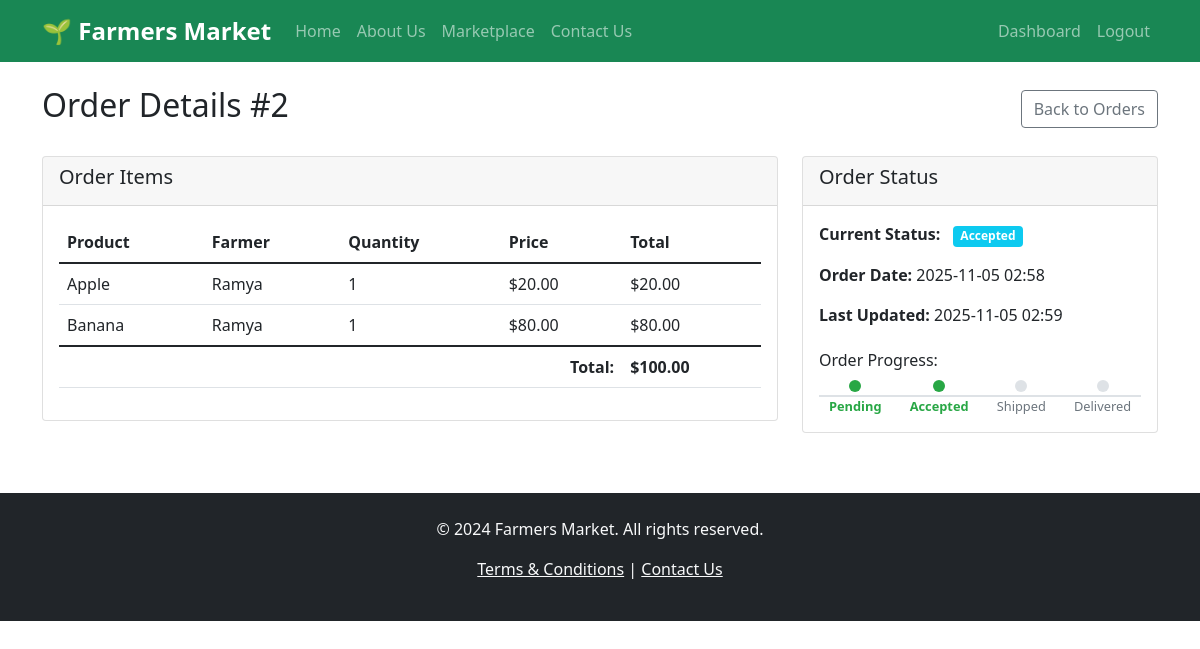
The app's page /order_details/2 (signed in) with its own data.
### app.py (models this page shows)
class Order(db.Model):
    id = db.Column(db.Integer, primary_key=True)
    customer_id = db.Column(db.Integer, db.ForeignKey('user.id'), nullable=False)
    total_amount = db.Column(db.Float, nullable=False)
    status = db.Column(db.String(20), default='pending')  # pending, accepted, shipped, delivered, cancelled
    created_at = db.Column(db.DateTime, default=datetime.utcnow)
    updated_at = db.Column(db.DateTime, default=datetime.utcnow, onupdate=datetime.utcnow)
    order_items = db.relationship('OrderItem', backref='order', lazy=True)

class OrderItem(db.Model):
    id = db.Column(db.Integer, primary_key=True)
    order_id = db.Column(db.Integer, db.ForeignKey('order.id'), nullable=False)
    product_id = db.Column(db.Integer, db.ForeignKey('product.id'), nullable=False)
    quantity = db.Column(db.Integer, nullable=False)
    price = db.Column(db.Float, nullable=False)
    farmer_id = db.Column(db.Integer, db.ForeignKey('user.id'), nullable=False)  # Add farmer_id to track who needs to fulfill

class Product(db.Model):
    id = db.Column(db.Integer, primary_key=True)
    name = db.Column(db.String(100), nullable=False)
    description = db.Column(db.Text)
    price = db.Column(db.Float, nullable=False)
    quantity = db.Column(db.Integer, nullable=False)
    category = db.Column(db.String(50))
    image_url = db.Column(db.String(200))
    farmer_id = db.Column(db.Integer, db.ForeignKey('user.id'), nullable=False)
    created_at = db.Column(db.DateTime, default=datetime.utcnow)

class User(UserMixin, db.Model):
    id = db.Column(db.Integer, primary_key=True)
    username = db.Column(db.String(80), unique=True, nullable=False)
    email = db.Column(db.String(120), unique=True, nullable=False)
    password_hash = db.Column(db.String(120), nullable=False)
    user_type = db.Column(db.String(20), nullable=False)  # 'farmer' or 'customer'
    created_at = db.Column(db.DateTime, default=datetime.utcnow)

### app.py (the view)
@app.route('/order_details/<int:order_id>')
@login_required
def order_details(order_id):
    if current_user.user_type != 'customer':
        flash('Only customers can view order details')
        return redirect(url_for('dashboard'))
    order = Order.query.get_or_404(order_id)
    if order.customer_id != current_user.id:
        flash('You can only view your own orders')
        return redirect(url_for('orders'))
    order_items = OrderItem.query.filter_by(order_id=order_id).all()
    return render_template('order_details.html', order=order, order_items=order_items)

### app.py (called while the page is built)
@login_manager.user_loader
def load_user(user_id):
    return User.query.get(int(user_id))

### templates/order_details.html (shortened to what this page needs)
{% extends "base.html" %}
{% block content %}
<div class="row">
    <div class="col-md-12">
        <div class="d-flex justify-content-between align-items-center mb-4">
            <h2>Order Details #{{ order.id }}</h2>
            <a href="{{ url_for('orders') }}" class="btn btn-outline-secondary">Back to Orders</a>
        </div>
        <div class="row">
            <div class="col-md-8">
                <div class="card mb-4">
                    <div class="card-header">
                        <h5>Order Items</h5>
                    </div>
                    <div class="card-body">
                        <div class="table-responsive">
                            <table class="table">
                                <thead>
                                    <tr>
                                        <th>Product</th>
                                        <th>Farmer</th>
                                        <th>Quantity</th>
                                        <th>Price</th>
                                        <th>Total</th>
                                    </tr>
                                </thead>
                                <tbody>
                                    {% for item in order_items %}
                                    <tr>
                                        <td>
                                            {% if item.product %}
                                                {{ item.product.name }}
                                            {% else %}
                                                Product #{{ item.product_id }}
                                            {% endif %}
                                        </td>
                                        <td>
                                            {% if item.product and item.product.farmer %}
                                                {{ item.product.farmer.username }}
                                            {% else %}
                                                Unknown
                                            {% endif %}
                                        </td>
                                        <td>{{ item.quantity }}</td>
                                        <td>${{ "%.2f"|format(item.price) }}</td>
                                        <td>${{ "%.2f"|format(item.quantity * item.price) }}</td>
                                    </tr>
                                    {% endfor %}
                                </tbody>
                                <tfoot>
                                    <tr>
                                        <td colspan="4" class="text-end"><strong>Total:</strong></td>
                                        <td><strong>${{ "%.2f"|format(order.total_amount) }}</strong></td>
                                    </tr>
                                </tfoot>
                            </table>
                        </div>
                    </div>
                </div>
            </div>
            <div class="col-md-4">
                <div class="card">
                    <div class="card-header">
                        <h5>Order Status</h5>
                    </div>
                    <div class="card-body">
                        <div class="mb-3">
                            <strong>Current Status:</strong>
                            <span class="badge
                                {% if order.status == 'pending' %}bg-warning
                                {% elif order.status == 'accepted' %}bg-info
                                {% elif order.status == 'shipped' %}bg-primary
                                {% elif order.status == 'delivered' %}bg-success
                                {% elif order.status == 'cancelled' %}bg-danger
                                {% else %}bg-secondary{% endif %} ms-2">
                                {{ order.status|title }}
                            </span>
                        </div>
                        <p><strong>Order Date:</strong> {{ order.created_at.strftime('%Y-%m-%d %H:%M') }}</p>
                        <p><strong>Last Updated:</strong> {{ order.updated_at.strftime('%Y-%m-%d %H:%M') }}</p>
                        <div class="order-timeline mt-4">
                            <h6>Order Progress:</h6>
                            <div class="timeline">
                                <div class="timeline-item {% if order.status != 'pending' %}completed{% endif %}">
                                    <span class="timeline-status">Pending</span>
                                </div>
                                <div class="timeline-item {% if order.status in ['accepted', 'shipped', 'delivered'] %}completed{% endif %}">
                                    <span class="timeline-status">Accepted</span>
                                </div>
                                <div class="timeline-item {% if order.status in ['shipped', 'delivered'] %}completed{% endif %}">
                                    <span class="timeline-status">Shipped</span>
                                </div>
                                <div class="timeline-item {% if order.status == 'delivered' %}completed{% endif %}">
                                    <span class="timeline-status">Delivered</span>
                                </div>
                            </div>
                        </div>
                    </div>
                </div>
            </div>
        </div>
    </div>
</div>
{% endblock %}

### static/css/style.css (style rules this page uses)
.card { transition: transform 0.2s; }

### templates/order_details.html (style rules this page uses)
.timeline { display: flex; justify-content: space-between; position: relative; margin-top: 10px; }
.timeline::before { content: ''; position: absolute; top: 15px; left: 0; right: 0; height: 2px; background: #dee2e6; z-index: 1; }
.timeline-item { display: flex; flex-direction: column; align-items: center; position: relative; z-index: 2; }
.timeline-status { background: white; padding: 0 10px; font-size: 0.8rem; color: #6c757d; }
.timeline-item::before { content: ''; width: 12px; height: 12px; border-radius: 50%; background: #dee2e6; margin-bottom: 5px; }
.timeline-item.completed::before { background: #28a745; }
.timeline-item.completed .timeline-status { color: #28a745; font-weight: bold; }

### records on screen
Order: id "2", total_amount "100.00", status "Accepted", created_at "2025-11-05 02:58", updated_at "2025-11-05 02:59"
OrderItem: product.name "Apple", product.farmer.username "Ramya", quantity "1", price "20.00", item.quantity*item.price "20.00"
OrderItem: product.name "Banana", product.farmer.username "Ramya", quantity "1", price "80.00", item.quantity*item.price "80.00"
